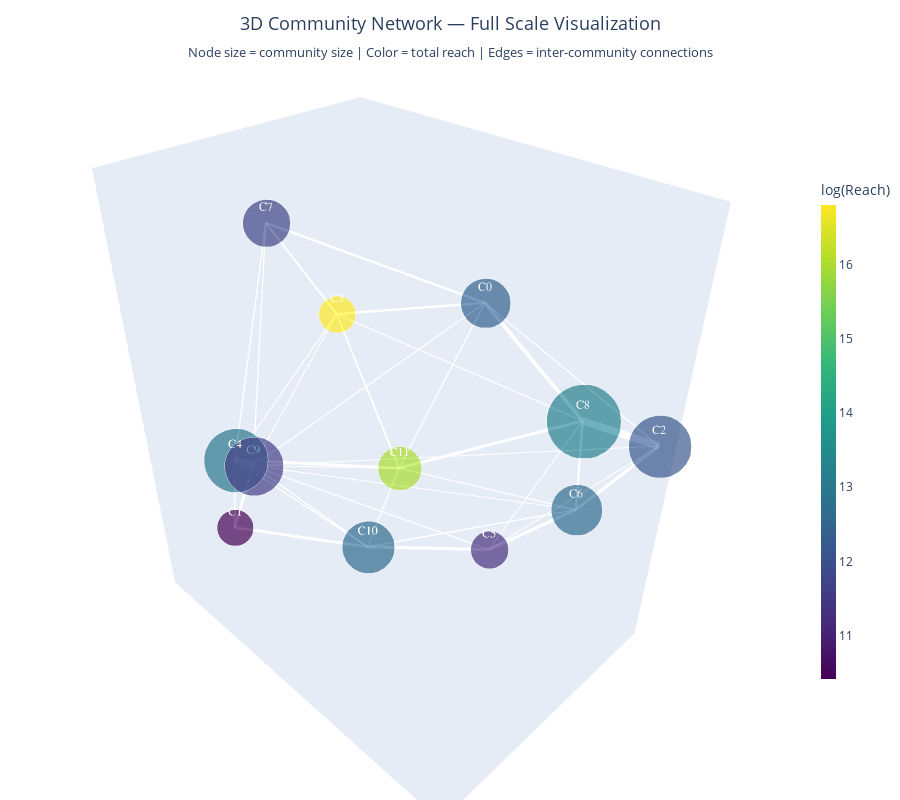

The notebook cell saved with this chart:
### Code cell
# Create 3D visualization of community network
import plotly.graph_objects as go
import numpy as np

# Compute 3D layout using spring layout in 3D
pos_3d = nx.spring_layout(G_comm, dim=3, k=2, iterations=100, seed=42)

# Prepare edge traces
edge_trace_3d = []
for u, v in G_comm.edges():
    x0, y0, z0 = pos_3d[u]
    x1, y1, z1 = pos_3d[v]
    edge_weight = G_comm[u][v]['weight']
    edge_count = G_comm[u][v]['count']
    
    edge_trace_3d.append(go.Scatter3d(
        x=[x0, x1, None],
        y=[y0, y1, None],
        z=[z0, z1, None],
        mode='lines',
        line=dict(color='rgba(125,125,125,0.3)', width=2 + edge_count/10),
        hoverinfo='text',
        text=f'Communities {u} ↔ {v}<br>Connections: {edge_count}<br>Weight: {edge_weight:.2f}',
        showlegend=False
    ))

# Prepare node trace
node_x = []
node_y = []
node_z = []
node_size = []
node_color = []
node_text = []

for comm_id in G_comm.nodes():
    x, y, z = pos_3d[comm_id]
    node_x.append(x)
    node_y.append(y)
    node_z.append(z)
    
    node_data = G_comm.nodes[comm_id]
    reach = node_data['reach_sum']
    num_locs = node_data['num_locations']
    tweets = node_data['tweets']
    retweets = node_data['retweet_sum']
    likes = node_data['likes_sum']
    
    # Size by number of locations (community size)
    node_size.append(15 + num_locs * 0.3)
    
    # Color by reach (influence)
    node_color.append(np.log1p(reach))
    
    node_text.append(
        f"<b>Community {comm_id}</b><br>"
        f"Locations: {num_locs}<br>"
        f"Total Reach: {int(reach):,}<br>"
        f"Total Retweets: {int(retweets):,}<br>"
        f"Total Likes: {int(likes):,}<br>"
        f"Total Tweets: {tweets}<br>"
        f"Avg Internal Degree: {node_data['avg_internal_degree']:.1f}"
    )

node_trace_3d = go.Scatter3d(
    x=node_x, y=node_y, z=node_z,
    mode='markers+text',
    marker=dict(
        size=node_size,
        color=node_color,
        colorscale='Viridis',
        showscale=True,
        colorbar=dict(title='log(Reach)', thickness=15, len=0.7),
        line=dict(color='white', width=2)
    ),
    text=[f'C{i}' for i in G_comm.nodes()],
    textposition='top center',
    textfont=dict(size=12, color='white', family='Arial Black'),
    hovertext=node_text,
    hoverinfo='text',
    name='Communities'
)

# Create figure
fig_3d = go.Figure(data=edge_trace_3d + [node_trace_3d])

fig_3d.update_layout(
    title=dict(
        text='3D Community Network — Full Scale Visualization<br><sub>Node size = community size | Color = total reach | Edges = inter-community connections</sub>',
        x=0.5,
        font=dict(size=18)
    ),
    showlegend=False,
    scene=dict(
        xaxis=dict(showticklabels=False, showgrid=False, zeroline=False, title=''),
        yaxis=dict(showticklabels=False, showgrid=False, zeroline=False, title=''),
        zaxis=dict(showticklabels=False, showgrid=False, zeroline=False, title=''),
        bgcolor='rgba(240,240,240,0.9)'
    ),
    margin=dict(l=0, r=0, b=0, t=60),
    height=800,
    hovermode='closest'
)

fig_3d.show()

print(f"\n✓ 3D visualization shows all {G_comm.number_of_nodes()} communities")
print(f"✓ Total inter-community connections: {G_comm.number_of_edges()}")
print(f"✓ Rotate, zoom, and hover to explore the network structure")

### Figure 1 — Plotly figure (JSON) as saved in the notebook; plotly's stock layout.template omitted (floating-point values rounded to 4 significant figures)
{"data": [{"hoverinfo": "text", "line": {"color": "rgba(125,125,125,0.3)", "width": 7.2}, "mode": "lines", "showlegend": false, "text": "Communities 0 ↔ 8<br>Connections: 52<br>Weight: 49.89", "type": "scatter3d", "x": [-0.006019, -0.3234, null], "y": [0.3477, 0.578, null], "z": [0.7782, 0.2714, null]}, {"hoverinfo": "text", "line": {"color": "rgba(125,125,125,0.3)", "width": 4.8}, "mode": "lines", "showlegend": false, "text": "Communities 0 ↔ 7<br>Connections: 28<br>Weight: 26.57", "type": "scatter3d", "x": [-0.006019, 0.4047, null], "y": [0.3477, -0.2387, null], "z": [0.7782, 1, null]}, {"hoverinfo": "text", "line": {"color": "rgba(125,125,125,0.3)", "width": 4.8}, "mode": "lines", "showlegend": false, "text": "Communities 0 ↔ 3<br>Connections: 28<br>Weight: 23.33", "type": "scatter3d", "x": [-0.006019, 0.5762, null], "y": [0.3477, 0.2895, null], "z": [0.7782, 0.9335, null]}, {"hoverinfo": "text", "line": {"color": "rgba(125,125,125,0.3)", "width": 2.7}, "mode": "lines", "showlegend": false, "text": "Communities 0 ↔ 11<br>Connections: 7<br>Weight: 5.78", "type": "scatter3d", "x": [-0.006019, 0.25, null], "y": [0.3477, 0.2117, null], "z": [0.7782, 0.1686, null]}, {"hoverinfo": "text", "line": {"color": "rgba(125,125,125,0.3)", "width": 2.6}, "mode": "lines", "showlegend": false, "text": "Communities 0 ↔ 2<br>Connections: 6<br>Weight: 5.14", "type": "scatter3d", "x": [-0.006019, -0.6286, null], "y": [0.3477, 0.7422, null], "z": [0.7782, 0.08489, null]}, {"hoverinfo": "text", "line": {"color": "rgba(125,125,125,0.3)", "width": 2.4}, "mode": "lines", "showlegend": false, "text": "Communities 0 ↔ 9<br>Connections: 4<br>Weight: 2.91", "type": "scatter3d", "x": [-0.006019, 0.3075, null], "y": [0.3477, -0.6202, null], "z": [0.7782, -0.2421, null]}, {"hoverinfo": "text", "line": {"color": "rgba(125,125,125,0.3)", "width": 5.4}, "mode": "lines", "showlegend": false, "text": "Communities 1 ↔ 10<br>Connections: 34<br>Weight: 33.53", "type": "scatter3d", "x": [0.2778, -0.1561, null], "y": [-0.8869, -0.4095, null], "z": [-0.7812, -0.8792, null]}, {"hoverinfo": "text", "line": {"color": "rgba(125,125,125,0.3)", "width": 5.7}, "mode": "lines", "showlegend": false, "text": "Communities 1 ↔ 9<br>Connections: 37<br>Weight: 35.70", "type": "scatter3d", "x": [0.2778, 0.3075, null], "y": [-0.8869, -0.6202, null], "z": [-0.7812, -0.2421, null]}, {"hoverinfo": "text", "line": {"color": "rgba(125,125,125,0.3)", "width": 3}, "mode": "lines", "showlegend": false, "text": "Communities 1 ↔ 4<br>Connections: 10<br>Weight: 9.60", "type": "scatter3d", "x": [0.2778, 0.4973, null], "y": [-0.8869, -0.4556, null], "z": [-0.7812, -0.02039, null]}, {"hoverinfo": "text", "line": {"color": "rgba(125,125,125,0.3)", "width": 6.2}, "mode": "lines", "showlegend": false, "text": "Communities 2 ↔ 6<br>Connections: 42<br>Weight: 39.88", "type": "scatter3d", "x": [-0.6286, -0.6276, null], "y": [0.7422, 0.4268, null], "z": [0.08489, -0.4223, null]}, {"hoverinfo": "text", "line": {"color": "rgba(125,125,125,0.3)", "width": 14.9}, "mode": "lines", "showlegend": false, "text": "Communities 2 ↔ 8<br>Connections: 129<br>Weight: 124.52", "type": "scatter3d", "x": [-0.6286, -0.3234, null], "y": [0.7422, 0.578, null], "z": [0.08489, 0.2714, null]}, {"hoverinfo": "text", "line": {"color": "rgba(125,125,125,0.3)", "width": 2.1}, "mode": "lines", "showlegend": false, "text": "Communities 2 ↔ 5<br>Connections: 1<br>Weight: 0.80", "type": "scatter3d", "x": [-0.6286, -0.5717, null], "y": [0.7422, 0.01514, null], "z": [0.08489, -0.8914, null]}, {"hoverinfo": "text", "line": {"color": "rgba(125,125,125,0.3)", "width": 2.1}, "mode": "lines", "showlegend": false, "text": "Communities 2 ↔ 9<br>Connections: 1<br>Weight: 0.81", "type": "scatter3d", "x": [-0.6286, 0.3075, null], "y": [0.7422, -0.6202, null], "z": [0.08489, -0.2421, null]}, {"hoverinfo": "text", "line": {"color": "rgba(125,125,125,0.3)", "width": 4.2}, "mode": "lines", "showlegend": false, "text": "Communities 3 ↔ 7<br>Connections: 22<br>Weight: 18.11", "type": "scatter3d", "x": [0.5762, 0.4047, null], "y": [0.2895, -0.2387, null], "z": [0.9335, 1, null]}, {"hoverinfo": "text", "line": {"color": "rgba(125,125,125,0.3)", "width": 2.4}, "mode": "lines", "showlegend": false, "text": "Communities 3 ↔ 8<br>Connections: 4<br>Weight: 2.96", "type": "scatter3d", "x": [0.5762, -0.3234, null], "y": [0.2895, 0.578, null], "z": [0.9335, 0.2714, null]}, {"hoverinfo": "text", "line": {"color": "rgba(125,125,125,0.3)", "width": 2.2}, "mode": "lines", "showlegend": false, "text": "Communities 3 ↔ 9<br>Connections: 2<br>Weight: 1.62", "type": "scatter3d", "x": [0.5762, 0.3075, null], "y": [0.2895, -0.6202, null], "z": [0.9335, -0.2421, null]}, {"hoverinfo": "text", "line": {"color": "rgba(125,125,125,0.3)", "width": 2.4}, "mode": "lines", "showlegend": false, "text": "Communities 3 ↔ 4<br>Connections: 4<br>Weight: 3.03", "type": "scatter3d", "x": [0.5762, 0.4973, null], "y": [0.2895, -0.4556, null], "z": [0.9335, -0.02039, null]}, {"hoverinfo": "text", "line": {"color": "rgba(125,125,125,0.3)", "width": 3.7}, "mode": "lines", "showlegend": false, "text": "Communities 3 ↔ 11<br>Connections: 17<br>Weight: 11.84", "type": "scatter3d", "x": [0.5762, 0.25, null], "y": [0.2895, 0.2117, null], "z": [0.9335, 0.1686, null]}, {"hoverinfo": "text", "line": {"color": "rgba(125,125,125,0.3)", "width": 14.6}, "mode": "lines", "showlegend": false, "text": "Communities 4 ↔ 9<br>Connections: 126<br>Weight: 124.39", "type": "scatter3d", "x": [0.4973, 0.3075, null], "y": [-0.4556, -0.6202, null], "z": [-0.02039, -0.2421, null]}, {"hoverinfo": "text", "line": {"color": "rgba(125,125,125,0.3)", "width": 2.7}, "mode": "lines", "showlegend": false, "text": "Communities 4 ↔ 7<br>Connections: 7<br>Weight: 6.77", "type": "scatter3d", "x": [0.4973, 0.4047, null], "y": [-0.4556, -0.2387, null], "z": [-0.02039, 1, null]}, {"hoverinfo": "text", "line": {"color": "rgba(125,125,125,0.3)", "width": 5.4}, "mode": "lines", "showlegend": false, "text": "Communities 4 ↔ 11<br>Connections: 34<br>Weight: 28.00", "type": "scatter3d", "x": [0.4973, 0.25, null], "y": [-0.4556, 0.2117, null], "z": [-0.02039, 0.1686, null]}, {"hoverinfo": "text", "line": {"color": "rgba(125,125,125,0.3)", "width": 2.6}, "mode": "lines", "showlegend": false, "text": "Communities 4 ↔ 10<br>Connections: 6<br>Weight: 4.84", "type": "scatter3d", "x": [0.4973, -0.1561, null], "y": [-0.4556, -0.4095, null], "z": [-0.02039, -0.8792, null]}, {"hoverinfo": "text", "line": {"color": "rgba(125,125,125,0.3)", "width": 6.3}, "mode": "lines", "showlegend": false, "text": "Communities 5 ↔ 6<br>Connections: 43<br>Weight: 40.75", "type": "scatter3d", "x": [-0.5717, -0.6276, null], "y": [0.01514, 0.4268, null], "z": [-0.8914, -0.4223, null]}, {"hoverinfo": "text", "line": {"color": "rgba(125,125,125,0.3)", "width": 6.2}, "mode": "lines", "showlegend": false, "text": "Communities 5 ↔ 10<br>Connections: 42<br>Weight: 40.09", "type": "scatter3d", "x": [-0.5717, -0.1561, null], "y": [0.01514, -0.4095, null], "z": [-0.8914, -0.8792, null]}, {"hoverinfo": "text", "line": {"color": "rgba(125,125,125,0.3)", "width": 2.5}, "mode": "lines", "showlegend": false, "text": "Communities 5 ↔ 9<br>Connections: 5<br>Weight: 4.29", "type": "scatter3d", "x": [-0.5717, 0.3075, null], "y": [0.01514, -0.6202, null], "z": [-0.8914, -0.2421, null]}, {"hoverinfo": "text", "line": {"color": "rgba(125,125,125,0.3)", "width": 2.2}, "mode": "lines", "showlegend": false, "text": "Communities 5 ↔ 8<br>Connections: 2<br>Weight: 1.61", "type": "scatter3d", "x": [-0.5717, -0.3234, null], "y": [0.01514, 0.578, null], "z": [-0.8914, 0.2714, null]}, {"hoverinfo": "text", "line": {"color": "rgba(125,125,125,0.3)", "width": 2.9}, "mode": "lines", "showlegend": false, "text": "Communities 6 ↔ 10<br>Connections: 9<br>Weight: 7.98", "type": "scatter3d", "x": [-0.6276, -0.1561, null], "y": [0.4268, -0.4095, null], "z": [-0.4223, -0.8792, null]}, {"hoverinfo": "text", "line": {"color": "rgba(125,125,125,0.3)", "width": 4.7}, "mode": "lines", "showlegend": false, "text": "Communities 6 ↔ 8<br>Connections: 27<br>Weight: 23.78", "type": "scatter3d", "x": [-0.6276, -0.3234, null], "y": [0.4268, 0.578, null], "z": [-0.4223, 0.2714, null]}, {"hoverinfo": "text", "line": {"color": "rgba(125,125,125,0.3)", "width": 2.4}, "mode": "lines", "showlegend": false, "text": "Communities 6 ↔ 11<br>Connections: 4<br>Weight: 3.05", "type": "scatter3d", "x": [-0.6276, 0.25, null], "y": [0.4268, 0.2117, null], "z": [-0.4223, 0.1686, null]}, {"hoverinfo": "text", "line": {"color": "rgba(125,125,125,0.3)", "width": 2.1}, "mode": "lines", "showlegend": false, "text": "Communities 6 ↔ 9<br>Connections: 1<br>Weight: 0.70", "type": "scatter3d", "x": [-0.6276, 0.3075, null], "y": [0.4268, -0.6202, null], "z": [-0.4223, -0.2421, null]}, {"hoverinfo": "text", "line": {"color": "rgba(125,125,125,0.3)", "width": 2.6}, "mode": "lines", "showlegend": false, "text": "Communities 7 ↔ 9<br>Connections: 6<br>Weight: 5.05", "type": "scatter3d", "x": [0.4047, 0.3075, null], "y": [-0.2387, -0.6202, null], "z": [1, -0.2421, null]}, {"hoverinfo": "text", "line": {"color": "rgba(125,125,125,0.3)", "width": 6}, "mode": "lines", "showlegend": false, "text": "Communities 8 ↔ 11<br>Connections: 40<br>Weight: 33.23", "type": "scatter3d", "x": [-0.3234, 0.25, null], "y": [0.578, 0.2117, null], "z": [0.2714, 0.1686, null]}, {"hoverinfo": "text", "line": {"color": "rgba(125,125,125,0.3)", "width": 2.9}, "mode": "lines", "showlegend": false, "text": "Communities 9 ↔ 10<br>Connections: 9<br>Weight: 8.08", "type": "scatter3d", "x": [0.3075, -0.1561, null], "y": [-0.6202, -0.4095, null], "z": [-0.2421, -0.8792, null]}, {"hoverinfo": "text", "line": {"color": "rgba(125,125,125,0.3)", "width": 2.1}, "mode": "lines", "showlegend": false, "text": "Communities 9 ↔ 11<br>Connections: 1<br>Weight: 0.75", "type": "scatter3d", "x": [0.3075, 0.25, null], "y": [-0.6202, 0.2117, null], "z": [-0.2421, 0.1686, null]}, {"hoverinfo": "text", "line": {"color": "rgba(125,125,125,0.3)", "width": 2.4}, "mode": "lines", "showlegend": false, "text": "Communities 10 ↔ 11<br>Connections: 4<br>Weight: 3.26", "type": "scatter3d", "x": [-0.1561, 0.25, null], "y": [-0.4095, 0.2117, null], "z": [-0.8792, 0.1686, null]}, {"hoverinfo": "text", "hovertext": ["<b>Community 0</b><br>Locations: 65<br>Total Reach: 247,243<br>Total Retweets: 3,216<br>Total Likes: 0<br>Total Tweets: 173<br>Avg Internal Degree: 18.4", "<b>Community 1</b><br>Locations: 34<br>Total Reach: 33,215<br>Total Retweets: 15<br>Total Likes: 0<br>Total Tweets: 54<br>Avg Internal Degree: 20.8", "<b>Community 2</b><br>Locations: 95<br>Total Reach: 191,931<br>Total Retweets: 413<br>Total Likes: 0<br>Total Tweets: 300<br>Avg Internal Degree: 20.6", "<b>Community 3</b><br>Locations: 35<br>Total Reach: 20,021,945<br>Total Retweets: 20,463<br>Total Likes: 833<br>Total Tweets: 2199<br>Avg Internal Degree: 15.7", "<b>Community 4</b><br>Locations: 98<br>Total Reach: 407,566<br>Total Retweets: 394<br>Total Likes: 0<br>Total Tweets: 220<br>Avg Internal Degree: 21.2", "<b>Community 5</b><br>Locations: 37<br>Total Reach: 78,235<br>Total Retweets: 89<br>Total Likes: 0<br>Total Tweets: 133<br>Avg Internal Degree: 20.9", "<b>Community 6</b><br>Locations: 68<br>Total Reach: 305,256<br>Total Retweets: 140<br>Total Likes: 0<br>Total Tweets: 344<br>Avg Internal Degree: 20.2", "<b>Community 7</b><br>Locations: 60<br>Total Reach: 124,805<br>Total Retweets: 5,786<br>Total Likes: 0<br>Total Tweets: 168<br>Avg Internal Degree: 18.7", "<b>Community 8</b><br>Locations: 122<br>Total Reach: 520,657<br>Total Retweets: 384<br>Total Likes: 0<br>Total Tweets: 292<br>Avg Internal Degree: 20.7", "<b>Community 9</b><br>Locations: 86<br>Total Reach: 105,332<br>Total Retweets: 425<br>Total Likes: 0<br>Total Tweets: 184<br>Avg Internal Degree: 19.9", "<b>Community 10</b><br>Locations: 71<br>Total Reach: 293,194<br>Total Retweets: 235<br>Total Likes: 0<br>Total Tweets: 333<br>Avg Internal Degree: 19.8", "<b>Community 11</b><br>Locations: 51<br>Total Reach: 8,740,890<br>Total Retweets: 2,366<br>Total Likes: 4<br>Total Tweets: 600<br>Avg Internal Degree: 15.6"], "marker": {"color": [12.42, 10.41, 12.16, 16.81, 12.92, 11.27, 12.63, 11.73, 13.16, 11.56, 12.59, 15.98], "colorbar": {"len": 0.7, "thickness": 15, "title": {"text": "log(Reach)"}}, "colorscale": [[0, "#440154"], [0.1111, "#482878"], [0.2222, "#3e4989"], [0.3333, "#31688e"], [0.4444, "#26828e"], [0.5556, "#1f9e89"], [0.6667, "#35b779"], [0.7778, "#6ece58"], [0.8889, "#b5de2b"], [1, "#fde725"]], "line": {"color": "white", "width": 2}, "showscale": true, "size": [34.5, 25.2, 43.5, 25.5, 44.4, 26.1, 35.4, 33, 51.6, 40.8, 36.3, 30.3]}, "mode": "markers+text", "name": "Communities", "text": ["C0", "C1", "C2", "C3", "C4", "C5", "C6", "C7", "C8", "C9", "C10", "C11"], "textfont": {"color": "white", "family": "Arial Black", "size": 12}, "textposition": "top center", "type": "scatter3d", "x": [-0.006019, 0.2778, -0.6286, 0.5762, 0.4973, -0.5717, -0.6276, 0.4047, -0.3234, 0.3075, -0.1561, 0.25], "y": [0.3477, -0.8869, 0.7422, 0.2895, -0.4556, 0.01514, 0.4268, -0.2387, 0.578, -0.6202, -0.4095, 0.2117], "z": [0.7782, -0.7812, 0.08489, 0.9335, -0.02039, -0.8914, -0.4223, 1, 0.2714, -0.2421, -0.8792, 0.1686]}], "layout": {"height": 800, "hovermode": "closest", "margin": {"b": 0, "l": 0, "r": 0, "t": 60}, "scene": {"bgcolor": "rgba(240,240,240,0.9)", "xaxis": {"showgrid": false, "showticklabels": false, "title": {"text": ""}, "zeroline": false}, "yaxis": {"showgrid": false, "showticklabels": false, "title": {"text": ""}, "zeroline": false}, "zaxis": {"showgrid": false, "showticklabels": false, "title": {"text": ""}, "zeroline": false}}, "showlegend": false, "title": {"font": {"size": 18}, "text": "3D Community Network — Full Scale Visualization<br><sub>Node size = community size | Color = total reach | Edges = inter-community connections</sub>", "x": 0.5}}}
